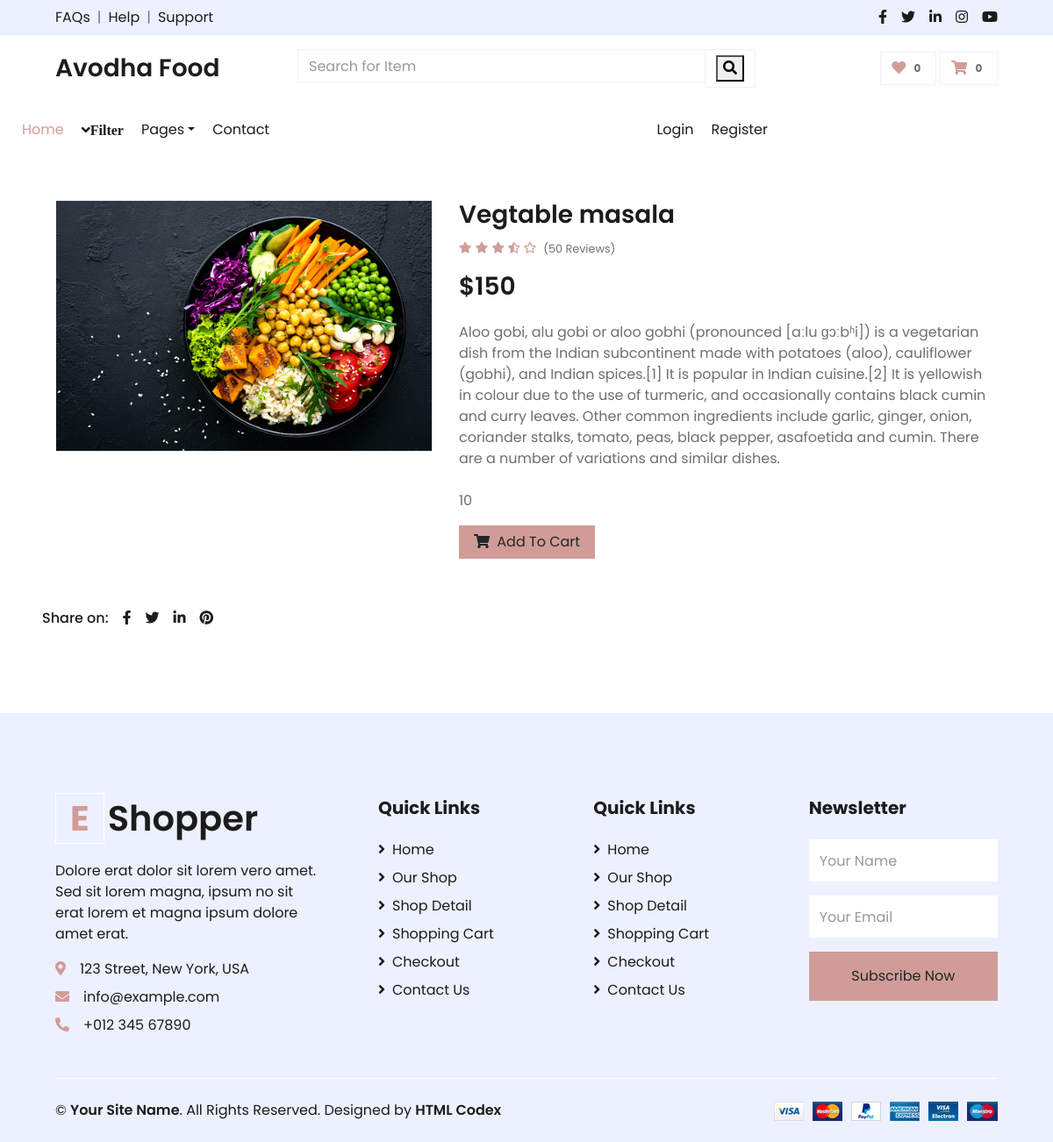
Page /vegtable-recipe/vegtable-masala/ on the committed database.
### shop/models.py (models this page shows, shortened)
class Product(models.Model):
    name = models.CharField(max_length=250, unique=True)
    slug = models.SlugField(max_length=250, unique=True)
    img=models.ImageField(upload_to='product')
    desc=models.TextField()
    stock=models.IntegerField()
    available=models.BooleanField()
    price=models.IntegerField()
    category=models.ForeignKey(Category,on_delete=models.CASCADE)

### shop/views.py (the view)
# urls.py: path('<slug:c_slug>/<slug:product_slug>/', views.productDetails, name='details'),
def productDetails(request,c_slug,product_slug):
        try:
            prodt=Product.objects.get(category__slug=c_slug,slug=product_slug)
        except Exception as e:
            raise e
        return render(request,'detail.html',{'pr':prodt})

### cart/context_processor.py (called while the page is built)
def count(request):
    item_count=0
    if 'admin' in request.path:
        return {}
    else:
        try:
            ct=CartList.objects.filter(cart_id=cart_id(request))
            cti=Items.objects.all().filter(cart=ct[:1])
            for c in cti:
                item_count+=c.quantity
        except CartList.DoesNotExist:
            item_count=0
        return dict(itc=item_count)

### cart/views.py (called while the page is built)
def cart_id(request):
    ct_id=request.session.session_key
    if not ct_id:
        ct_id= request.session.create()
    return ct_id

### templates/detail.html (shortened to what this page needs)
{% extends 'base.html' %}
{% load static %}
{% block content %}
<!DOCTYPE html>
<html lang="en">
<head>
    <link href="https://cdnjs.cloudflare.com/ajax/libs/font-awesome/5.10.0/css/all.min.css" rel="stylesheet">
    <link href="{% static 'home/lib/owlcarousel/assets/owl.carousel.min.css' %}" rel="stylesheet">
    <link href="{% static 'home/css/style.css'%}" rel="stylesheet">
</head>
<body>
    <div class="container-fluid py-5">
        <div class="row px-xl-5">
            <div class="col-lg-5 pb-5">
                <div id="product-carousel" class="carousel slide" data-ride="carousel">
                    <div class="carousel-inner border">
                        <div class="carousel-item active">
                            <img class="w-100 h-100" src="{{pr.img.url}}" alt="Image">
                        </div>
                    </div>
                    <a class="carousel-control-prev" href="#product-carousel" data-slide="prev">
                        <i class="fa fa-2x fa-angle-left text-dark"></i>
                    </a>
                    <a class="carousel-control-next" href="#product-carousel" data-slide="next">
                        <i class="fa fa-2x fa-angle-right text-dark"></i>
                    </a>
                </div>
            </div>
            <div class="col-lg-7 pb-5">
                <h3 class="font-weight-semi-bold">{{pr.name}}</h3>
                <div class="d-flex mb-3">
                    <div class="text-primary mr-2">
                        <small class="fas fa-star"></small>
                        <small class="fas fa-star"></small>
                        <small class="fas fa-star"></small>
                        <small class="fas fa-star-half-alt"></small>
                        <small class="far fa-star"></small>
                    </div>
                    <small class="pt-1">(50 Reviews)</small>
                </div>
                <h3 class="font-weight-semi-bold mb-4">${{pr.price}}</h3>
                <p class="mb-4"> {{pr.desc}}</p>
                <p>{{pr.stock}}</p>
                    {% if pr.stock <= 0 %}
                        <h1 style="color:red">Sorry,No stock left</h1style>
                    {% else %}
                        <a  href="{% url 'addcart' pr.id %}" class="btn btn-primary px-3"><i class="fa fa-shopping-cart mr-1"></i> Add To Cart</a>
                            {% endif %}
                </div>
                <div class="d-flex pt-2">
                    <p class="text-dark font-weight-medium mb-0 mr-2">Share on:</p>
                    <div class="d-inline-flex">
                        <a class="text-dark px-2" href="">
                            <i class="fab fa-facebook-f"></i>
                        </a>
                        <a class="text-dark px-2" href="">
                            <i class="fab fa-twitter"></i>
                        </a>
                        <a class="text-dark px-2" href="">
                            <i class="fab fa-linkedin-in"></i>
                        </a>
                        <a class="text-dark px-2" href="">
                            <i class="fab fa-pinterest"></i>
                        </a>
                    </div>
                </div>
            </div>
        </div>
    <div class="container-fluid bg-secondary text-dark mt-5 pt-5">
        <div class="row px-xl-5 pt-5">
            <div class="col-lg-4 col-md-12 mb-5 pr-3 pr-xl-5">
                <a href="" class="text-decoration-none">
                    <h1 class="mb-4 display-5 font-weight-semi-bold"><span class="text-primary font-weight-bold border border-white px-3 mr-1">E</span>Shopper</h1>
                </a>
                <p>Dolore erat dolor sit lorem vero amet. Sed sit lorem magna, ipsum no sit erat lorem et magna ipsum dolore amet erat.</p>
                <p class="mb-2"><i class="fa fa-map-marker-alt text-primary mr-3"></i>123 Street, New York, USA</p>
                <p class="mb-2"><i class="fa fa-envelope text-primary mr-3"></i>info@example.com</p>
                <p class="mb-0"><i class="fa fa-phone-alt text-primary mr-3"></i>+012 345 67890</p>
            </div>
            <div class="col-lg-8 col-md-12">
                <div class="row">
                    <div class="col-md-4 mb-5">
                        <h5 class="font-weight-bold text-dark mb-4">Quick Links</h5>
                        <div class="d-flex flex-column justify-content-start">
                            <a class="text-dark mb-2" href="index.html"><i class="fa fa-angle-right mr-2"></i>Home</a>
                            <a class="text-dark mb-2" href="shop.html"><i class="fa fa-angle-right mr-2"></i>Our Shop</a>
                            <a class="text-dark mb-2" href="detail.html"><i class="fa fa-angle-right mr-2"></i>Shop Detail</a>
                            <a class="text-dark mb-2" href="cart.html"><i class="fa fa-angle-right mr-2"></i>Shopping Cart</a>
                            <a class="text-dark mb-2" href="checkout.html"><i class="fa fa-angle-right mr-2"></i>Checkout</a>
                            <a class="text-dark" href="contact.html"><i class="fa fa-angle-right mr-2"></i>Contact Us</a>
                        </div>
                    </div>
                    <div class="col-md-4 mb-5">
                        <h5 class="font-weight-bold text-dark mb-4">Quick Links</h5>
                        <div class="d-flex flex-column justify-content-start">
                            <a class="text-dark mb-2" href="index.html"><i class="fa fa-angle-right mr-2"></i>Home</a>
                            <a class="text-dark mb-2" href="shop.html"><i class="fa fa-angle-right mr-2"></i>Our Shop</a>
                            <a class="text-dark mb-2" href="detail.html"><i class="fa fa-angle-right mr-2"></i>Shop Detail</a>
                            <a class="text-dark mb-2" href="cart.html"><i class="fa fa-angle-right mr-2"></i>Shopping Cart</a>
                            <a class="text-dark mb-2" href="checkout.html"><i class="fa fa-angle-right mr-2"></i>Checkout</a>
                            <a class="text-dark" href="contact.html"><i class="fa fa-angle-right mr-2"></i>Contact Us</a>
                        </div>
                    </div>
                    <div class="col-md-4 mb-5">
                        <h5 class="font-weight-bold text-dark mb-4">Newsletter</h5>
                        <form action="">
                            <div class="form-group">
                                <input type="text" class="form-control border-0 py-4" placeholder="Your Name" required="required" />
                            </div>
                            <div class="form-group">
                                <input type="email" class="form-control border-0 py-4" placeholder="Your Email"
                                    required="required" />
                            </div>
                            <div>
                                <button class="btn btn-primary btn-block border-0 py-3" type="submit">Subscribe Now</button>
                            </div>
                        </form>
                    </div>
                </div>
            </div>
        </div>
        <div class="row border-top border-light mx-xl-5 py-4">
            <div class="col-md-6 px-xl-0">
                <p class="mb-md-0 text-center text-md-left text-dark">
                    &copy; <a class="text-dark font-weight-semi-bold" href="#">Your Site Name</a>. All Rights Reserved. Designed
                    by
                    <a class="text-dark font-weight-semi-bold" href="https://htmlcodex.com">HTML Codex</a>
                </p>
            </div>
            <div class="col-md-6 px-xl-0 text-center text-md-right">
                <img class="img-fluid" src="home/img/payments.png" alt="">
            </div>
        </div>
    </div>
</body>
</html>
{% endblock %}

### rows in the picture
Product: img (picture), name "Vegtable masala", price "150", desc "Aloo gobi, alu gobi or aloo gobhi (pronounced [aːlu ɡɔːbʱi]) is a vegetarian dish from the Indian subcontinent made with potatoes (aloo), cauliflower (gobhi), and Indian spices.[1] It is popular in Indian cuisine.[2] It is yellowish in colour due to the use of turmeric, and occasionally contains black cumin and curry leaves. Other common ingredients include garlic, ginger, onion, coriander stalks, tomato, peas, black pepper, asafoetida and cumin. There are a number of variations and similar dishes.", stock "10"

### other values in the picture
{{ itc }} "0"
